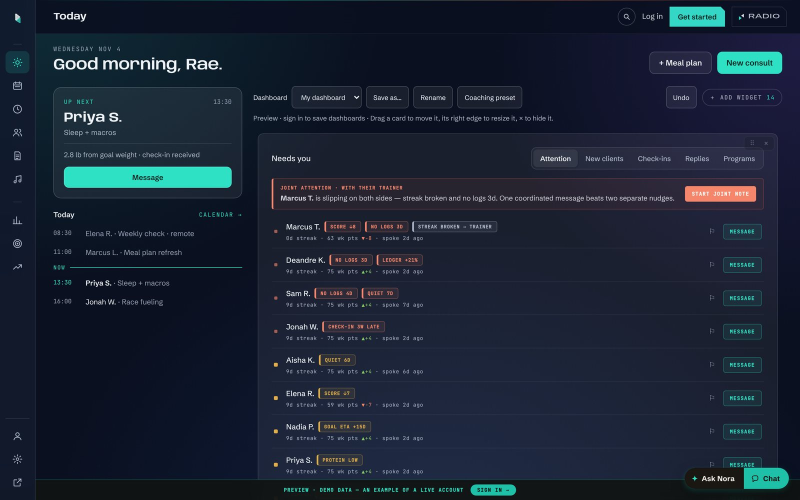
#> input picture notes/site-depth/img/dash-nutri-glass-before.jpg, 1600 x 1000 px, given in place of dash-nutri-glass-before.jpg.png, which was not available (shown at 1/2 size)
$ python prep.py ../../notes/site-depth/img/dash-nutri-glass-before.jpg
#> lines starting #> are read from the running program, lines starting #| are printed output that depends on the picture
# prep.py <name> [<name> ...]
# Lifts a drawing's lines off its background: out/<name>.png is the same picture with a transparent
# background (alpha from how bright the line is), so the ad can lay it over its own backdrop and any
# uneven tone or banding in the generated background is gone. Nothing is redrawn.
import sys, numpy as np
from PIL import Image, ImageFilter
import os
os.makedirs('out', exist_ok=True)
for n in sys.argv[1:]:
    im = Image.open(n + '.png').convert('RGB')
#> im is the input picture: PIL image 1600x1000 RGB; mean R, G, B 26.4, 35.8, 51.8
    W, H = im.size
#> W = 1600; H = 1000
    small = im.resize((W // 16, H // 16), Image.BOX).filter(ImageFilter.MedianFilter(15))
    bg = np.asarray(small.resize((W, H), Image.BICUBIC)).astype(np.float32)
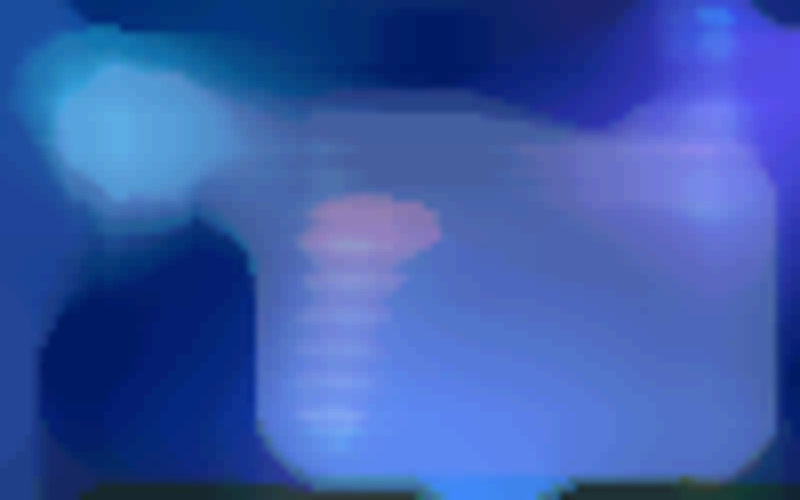
#> bg: shape (1000, 1600, 3) float32 (shown at 1/2 size); mean R, G, B 23, 29.8, 47.5; drawn with min black and max white
    a = np.asarray(im).astype(np.float32)
    # the background is dark everywhere: never let the estimate climb into a lit, solid shape (the phone)
    bg = np.minimum(bg, np.median(a.reshape(-1, 3), axis=0) + 10.0)
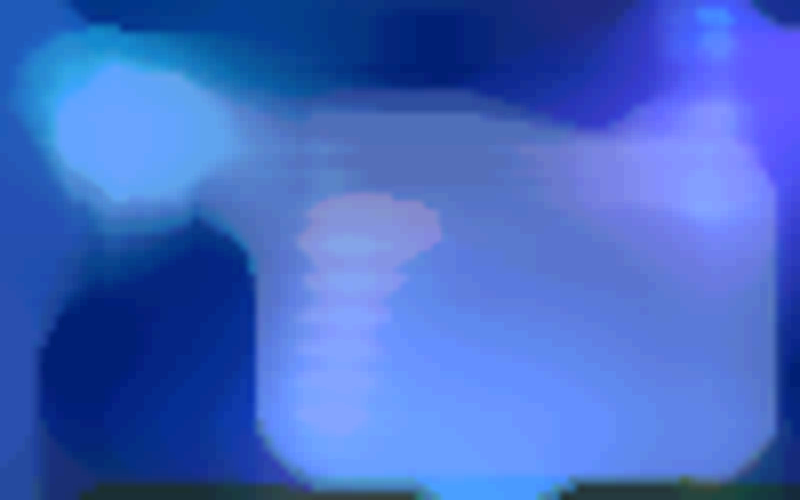
#> bg: shape (1000, 1600, 3) float32 (shown at 1/2 size); mean R, G, B 22.9, 29.6, 46.8; drawn with min black and max white
    lines = np.clip(a - bg - 3.0, 0, 255)
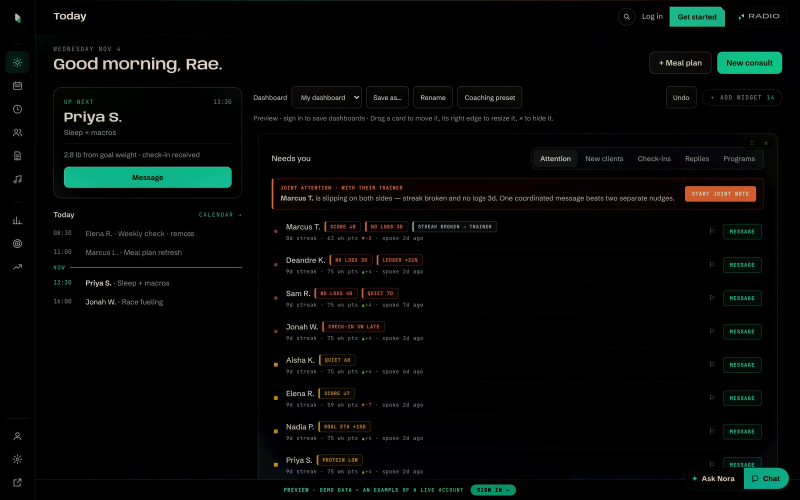
#> lines: shape (1000, 1600, 3) float32 (shown at 1/2 size); mean R, G, B 5.1, 7.6, 6.4
    mx = lines.max(axis=2)
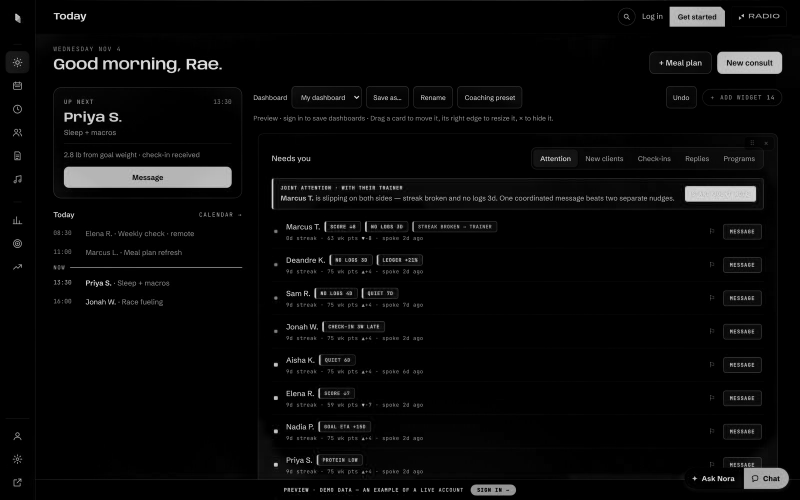
#> mx: shape (1000, 1600) float32 (shown at 1/2 size); min 0, max 238, mean 8.8
    alpha = np.clip(mx / 255.0 * 1.18, 0, 1)
    col = np.where(mx[..., None] > 0, lines / np.maximum(mx[..., None], 1e-3) * 255.0, 0)
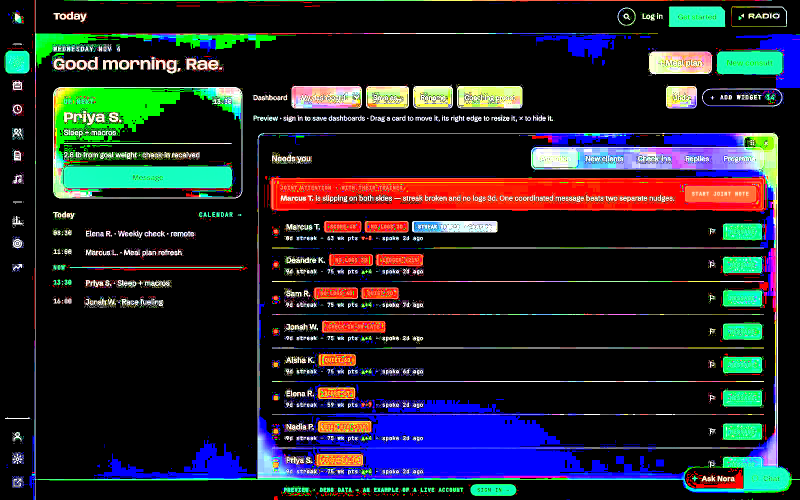
#> col: shape (1000, 1600, 3) float32 (shown at 1/2 size); mean R, G, B 33.9, 35.1, 41.6
    out = np.dstack([np.clip(col, 0, 255), alpha * 255.0]).astype(np.uint8)
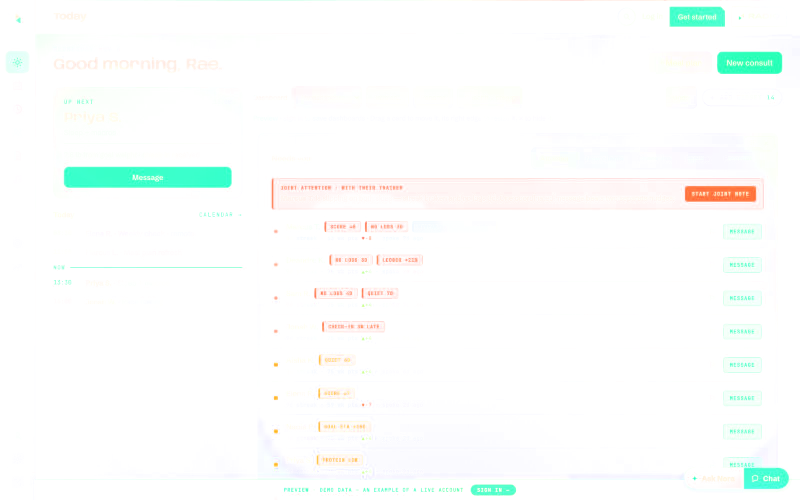
#> out: shape (1000, 1600, 4) (shown at 1/2 size); mean R, G, B, A 33.8, 35, 41.5, 10.3; transparent parts drawn white
    Image.fromarray(out, 'RGBA').save('out/' + n + '.png', optimize=True)
    # a check picture: the lines over the ad's ink
    ink = Image.new('RGBA', (W, H), (6, 9, 10, 255))
    chk = Image.alpha_composite(ink, Image.fromarray(out, 'RGBA')).convert('RGB')
    chk.resize((900, round(H * 900 / W)), Image.LANCZOS).save('out/v-' + n + '.jpg', quality=88)
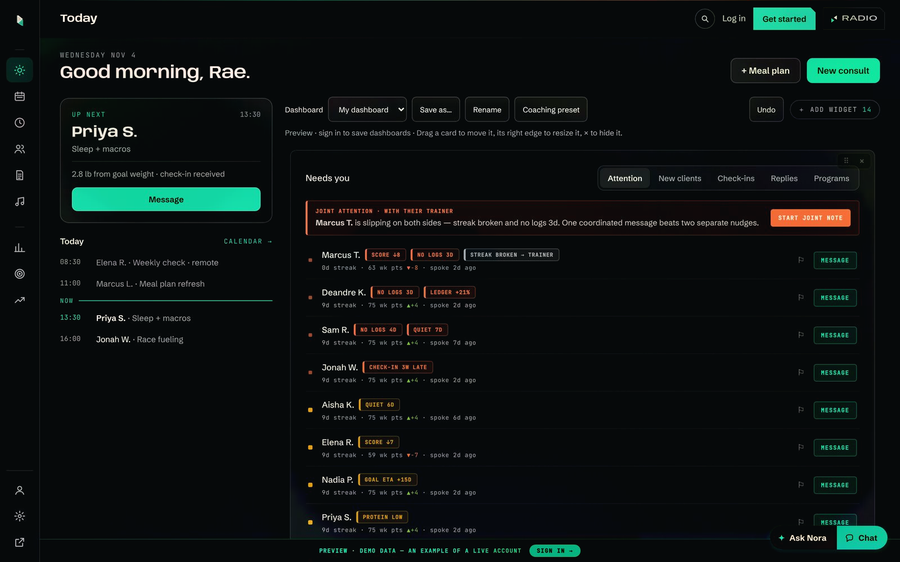
#> saved as dash-nutri-glass-before.jpg.jpg: PIL image 900x562 RGB; mean R, G, B 11.8, 17.5, 17
    print(n, 'bg mean', bg.mean(axis=(0, 1)).round(1), 'alpha>0.5 px', int((alpha > 0.5).sum()), os.path.getsize('out/' + n + '.png'))
#| ../../notes/site-depth/img/dash-nutri-glass-before.jpg bg mean [22.9 29.6 46.8] alpha>0.5 px 57021 574157

$ run again, on notes/site-depth/img/home-coaches-before.jpg
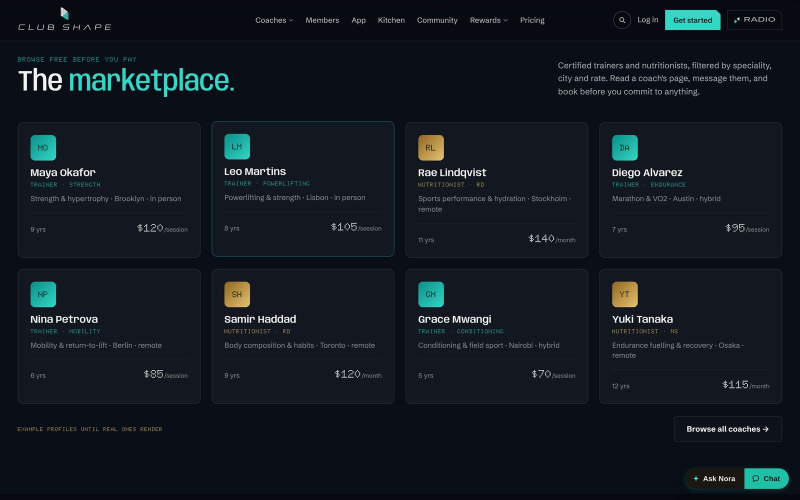
#> input picture notes/site-depth/img/home-coaches-before.jpg, 1600 x 1000 px, given in place of home-coaches-before.jpg.png, which was not available (shown at 1/2 size)
#> im is the input picture: PIL image 1600x1000 RGB; mean R, G, B 18.5, 24.8, 32.5
#> `out = np.dstack([np.clip(col, 0, 255), alpha * 255.0]).astype(np.uint8)`:
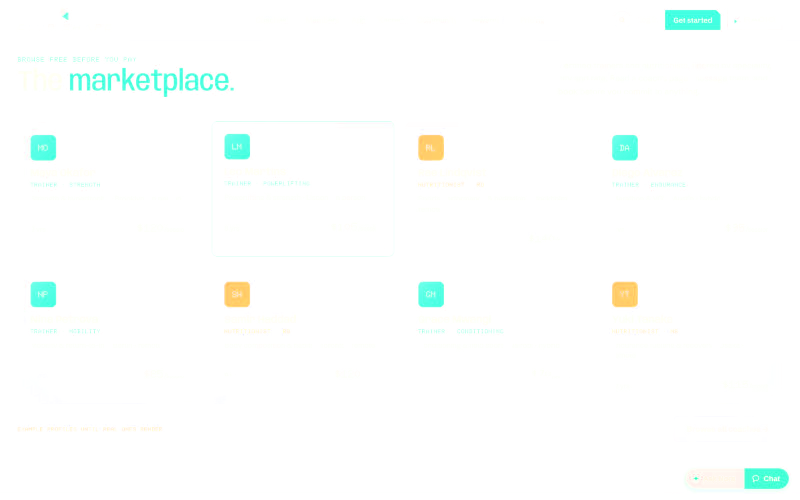
#> out: shape (1000, 1600, 4) (shown at 1/2 size); mean R, G, B, A 22, 26.8, 23, 8.1; transparent parts drawn white
#> `chk.resize((900, round(H * 900 / W)), Image.LANCZOS).save('out/v-' + n..`:
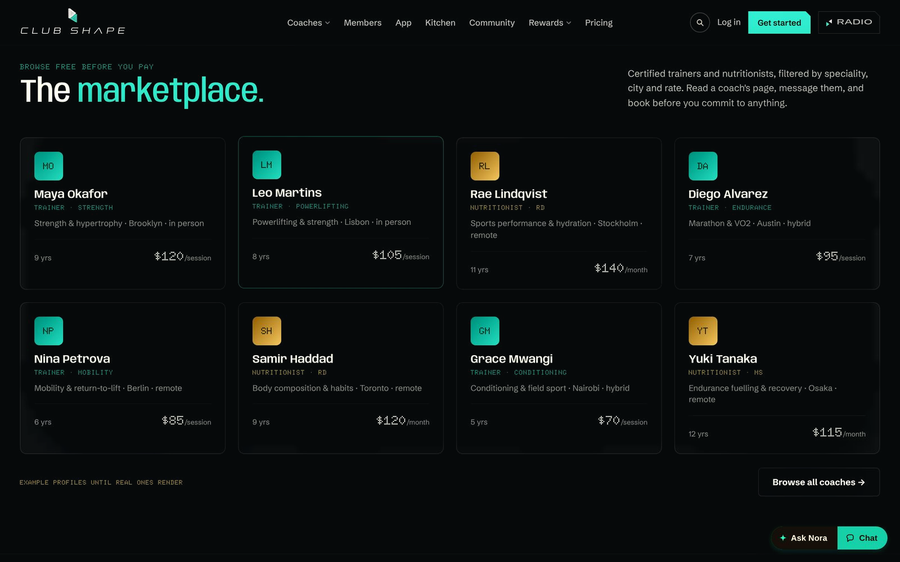
#> saved as home-coaches-before.jpg.jpg: PIL image 900x562 RGB; mean R, G, B 11, 16.5, 16.3
#| ../../notes/site-depth/img/home-coaches-before.jpg bg mean [14.9 19.  27.7] alpha>0.5 px 49527 385291
